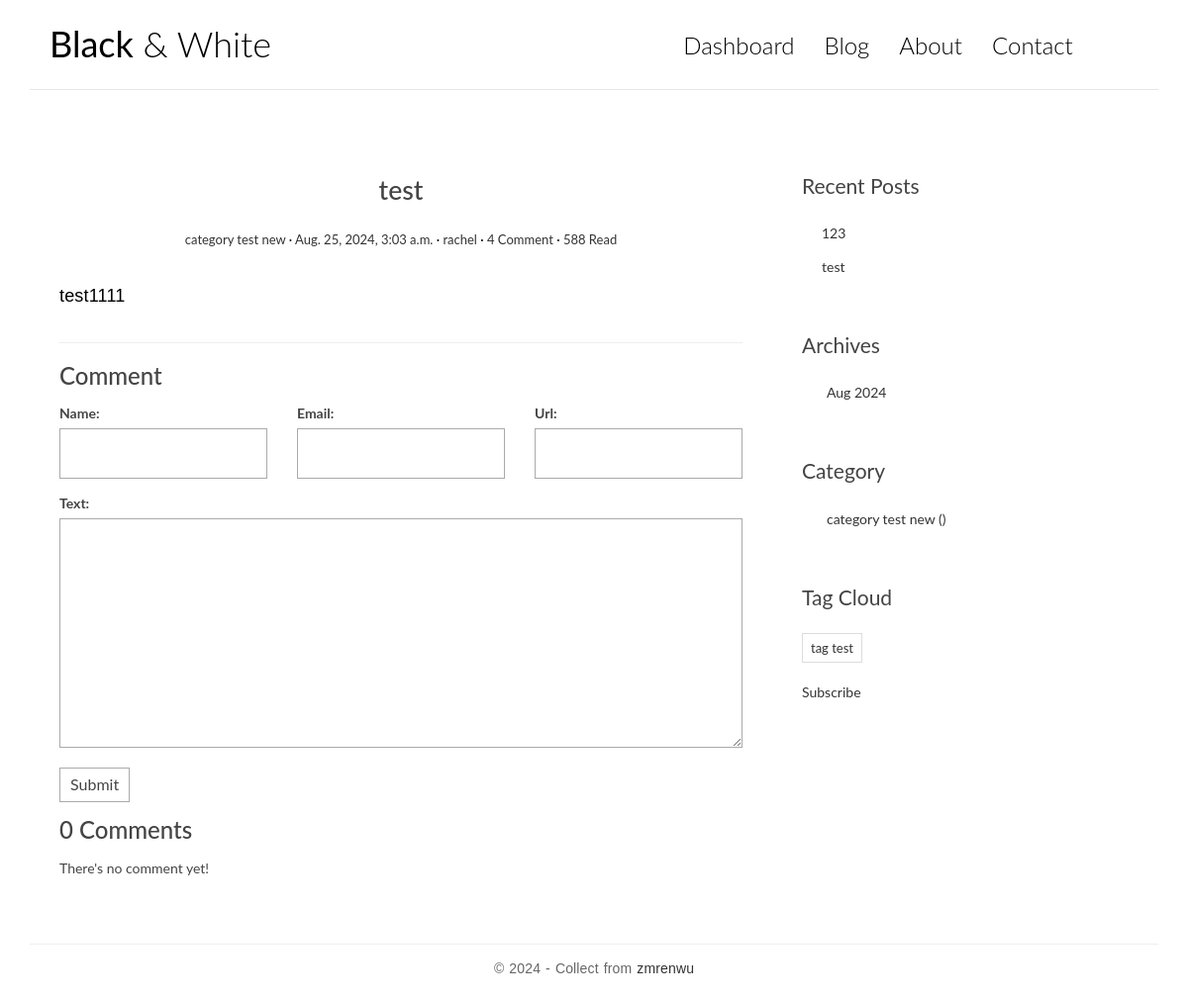
The page /post/2 on the database as committed earlier.
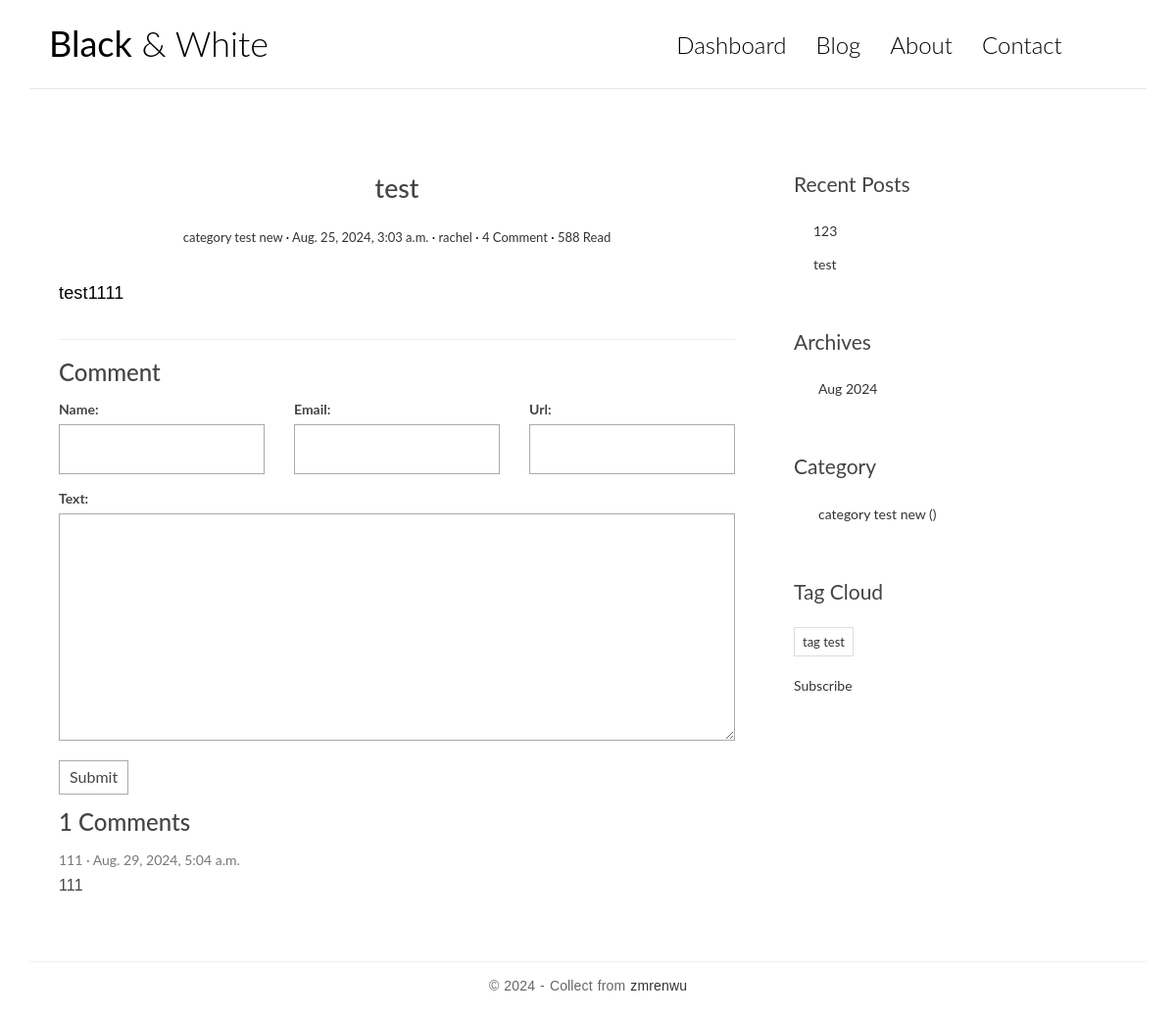
The same page on the database as committed later.
### blog/models.py (models this page shows, shortened)
class Post(models.Model):
    title = models.CharField(max_length=70)
    body = models.TextField()
    created_time = models.DateTimeField(default=timezone.now)
    modified_time = models.DateTimeField()
    excerpt = models.CharField(max_length=200, blank=True)
    category = models.ForeignKey(Category, on_delete=models.CASCADE)
    tags = models.ManyToManyField(Tag, blank=True)
    author = models.ForeignKey(User, on_delete=models.CASCADE)
    def get_absolute_url(self):
        return reverse('blog:detail', kwargs={'pk': self.pk})

class Category(models.Model):
    name = models.CharField(max_length=100)

class Tag(models.Model):
    name = models.CharField(max_length=100)

### comments/models.py (models this page shows, shortened)
class Comment(models.Model):
    name = models.CharField(max_length=100)
    email = models.EmailField(max_length=255)
    url = models.URLField(blank=True)
    text = models.TextField()
    created_time = models.DateTimeField(default=timezone.now)
    post = models.ForeignKey('blog.Post', on_delete=models.CASCADE)

### blog/views.py (the view)
# urls.py: path('post/<int:pk>', views.detail, name='detail'),
def detail(request, pk):
    post = get_object_or_404(Post, pk=pk)
    md = markdown.Markdown(extensions=[
                                'markdown.extensions.extra',
                                'markdown.extensions.codehilite',
                                TocExtension(),
                          ])
    post.body = md.convert(post.body)
    m = re.search(r'<div class="toc">\s*<ul>(.*)</ul>\s*</div>', md.toc, re.S)
    post.toc = m.group(1) if m is not None else ''
    return render(request, 'blog/detail.html', context={'post': post})

### comments/forms.py
class CommentForm(forms.ModelForm):
    class Meta:
        model = Comment
        fields = ['name', 'email', 'url', 'text']

### blog/templatetags/blog_extras.py (called while the page is built)
@register.inclusion_tag('blog/inclusions/_recent_posts.html', takes_context=True)
def show_recent_posts(context, num=5):
    return {
        'recent_post_list': Post.objects.all().order_by('-created_time')[:num],
    }

@register.inclusion_tag('blog/inclusions/_archives.html', takes_context=True)
def show_archives(context):
    return {
        'date_list': Post.objects.dates('created_time', 'month', order='DESC'),
    }

@register.inclusion_tag('blog/inclusions/_categories.html', takes_context=True)
def show_categories(context):
    return {
        'category_list': Category.objects.all(),
    }

@register.inclusion_tag('blog/inclusions/_tags.html', takes_context=True)
def show_tags(context):
    return {
        'tag_list': Tag.objects.all(),
    }

### comments/templatetags/comments_extras.py (called while the page is built)
@register.inclusion_tag('comments/inclusions/_form.html', takes_context=True)
def show_comment_form(context, post, form=None):
    if form is None:
        form = CommentForm()
    return {
        'form': form,
        'post': post,
    }

@register.inclusion_tag('comments/inclusions/_list.html', takes_context=True)
def show_comments(context, post):
    comment_list = post.comment_set.all().order_by('-created_time')
    comment_count = comment_list.count()
    return {
        'comment_list': comment_list,
        'comment_count': comment_count,
    }

### templates/blog/detail.html (shortened to what this page needs)
{% extends 'base.html' %}
{% load comments_extras %}
{% block main %}
  <article class="post post-{{ post.pk }}">
    <header class="entry-header">
      <h1 class="entry-title">{{ post.title }}</h1>
      <div class="entry-meta">
        <span class="post-category"><a href="#">{{ post.category.name }}</a></span>
        <span class="post-date"><a href="#"><time class="entry-date"
                                                  datetime="{{ post.created_time }}">{{ post.created_time }}</time></a></span>
        <span class="post-author"><a href="#">{{ post.author }}</a></span>
        <span class="comments-link"><a href="#">4 Comment</a></span>
        <span class="views-count"><a href="#">588 Read</a></span>
      </div>
    </header>
    <div class="entry-content clearfix">
      {{ post.body | safe }}
    </div>
  </article>
  <section class="comment-area" id="comment-area">
    <hr>
    <h3>Comment</h3>
    {% show_comment_form post %}
    <div class="comment-list">
      {% show_comments post %}
    </div>
  </section>
{% endblock main %}

### templates/base.html (shortened to what this page needs)
{% load static %}
{% load blog_extras %}
<!DOCTYPE html>
<html>
<head>
    <link rel="stylesheet" href="http://code.ionicframework.com/ionicons/2.0.1/css/ionicons.min.css">
    <link rel="stylesheet" href="{% static 'blog/css/bootstrap.min.css' %}">
    <link rel="stylesheet" href="{% static 'blog/css/pace.css' %}">
    <link rel="stylesheet" href="{% static 'blog/css/custom.css' %}">
    <link href="https://cdn.bootcss.com/highlight.js/9.15.8/styles/github.min.css" rel="stylesheet">
</head>
<body>
<div class="container">
    <header id="site-header">
        <div class="row">
            <div class="col-md-4 col-sm-5 col-xs-8">
                <div class="logo">
                    <h1><a href="index.html"><b>Black</b> &amp; White</a></h1>
                </div>
            </div>
            <div class="col-md-8 col-sm-7 col-xs-4">
                <nav class="main-nav" role="navigation">
                    <div class="collapse navbar-collapse" id="bs-example-navbar-collapse-1">
                        <ul class="nav navbar-nav navbar-right">
                            <li class="cl-effect-11"><a href="index.html" data-hover="Dashboard">Dashboard</a></li>
                            <li class="cl-effect-11"><a href="full-width.html" data-hover="Blog">Blog</a></li>
                            <li class="cl-effect-11"><a href="about.html" data-hover="About">About</a></li>
                            <li class="cl-effect-11"><a href="contact.html" data-hover="Contact">Contact</a></li>
                        </ul>
                    </div>
                </nav>
            </div>
        </div>
    </header>
</div>
<div class="content-body">
    <div class="container">
        <div class="row">
            <main class="col-md-8">
                {% block main %}{% endblock main %}
            </main>
            <aside class="col-md-4">
                {% show_recent_posts %}
                {% show_archives %}
                {% show_categories %}
                {% show_tags %}
                <div class="res" style="margin-top: 10px;">
                    <a href=''> Subscribe</a>
                </div>
            </aside>
        </div>
    </div>
</div>
<footer id="site-footer">
    <div class="container">
        <div class="row">
            <div class="col-md-12">
                <p class="copyright">&copy 2024 - Collect from <a href="http://zmrenwu.com/"
                                                        target="_blank" title="Template">zmrenwu</a>
                </p>
            </div>
        </div>
    </div>
</footer>
</body>
</html>

### templates/comments/inclusions/_form.html (shortened to what this page needs)
<form action="{% url 'comments:comment' post.pk %}" method="post" class="comment-form">
    <div class="row">
      <div class="col-md-4">
        <label for="{{ form.name.id_for_label }}">{{ form.name.label }}: </label>
        {{ form.name }}
      </div>
      <div class="col-md-4">
        <label for="{{ form.email.id_for_label }}">{{ form.email.label }}: </label>
        {{ form.email }}
      </div>
      <div class="col-md-4">
        <label for="{{ form.url.id_for_label }}">{{ form.url.label }}: </label>
        {{ form.url }}
      </div>
      <div class="col-md-12">
        <label for="{{ form.text.id_for_label }}">{{ form.text.label }}: </label>
        {{ form.text }}
        <button type="submit" class="comment-btn">Submit</button>
      </div>
    </div>
  </form>

### templates/comments/inclusions/_list.html
<h3><span>{{ comment_count }}</span> Comments</h3>
<ul class="comment-list list-unstyled">
    {% for comment in comment_list %}
        <li class="comment-item">
        <span class="nickname">{{ comment.name }}</span>
        <time class="submit-date" datetime="{{ comment.created_time }}">{{ comment.created_time }}</time>
        <div class="text">
            {{ comment.text|linebreaks }}
        </div>
        </li>
    {% empty %}
        There's no comment yet!
    {% endfor %}
</ul>

### templates/blog/inclusions/_recent_posts.html
<div class="widget widget-recent-posts">
    <h3 class="widget-title">Recent Posts</h3>
    <ul>
        {% for post in recent_post_list %}
            <li>
                <a href="{{ post.get_absolute_url }}">{{ post.title }}</a>
            </li>
        {% empty %}
            <li>There's no recent post yet!</li>
        {% endfor %}
    </ul>

### templates/blog/inclusions/_archives.html
<div class="widget widget-archives">
    <h3 class="widget-title">Archives</h3>
    <ul>
        {% for date in date_list %}
            <li>
                <a href="{% url 'blog:archives' date.year date.month %}">{{ date|date:"b"|capfirst }} {{ date.year }}</a>
            </li>
        {% empty %}
            <li>There's no archives yet!</li>
        {% endfor %}
    </ul>
</div>

### templates/blog/inclusions/_categories.html
<div class="widget widget-category">
    <h3 class="widget-title">Category</h3>
    <ul>
        {% for category in category_list %}
            <li>
                <a href="{% url 'blog:category' category.pk %}">{{ category.name }} <span class="post-count">({{ category.post_count }})</span></a>
            </li>
        {% empty %}
            <li>There's no category yet!</li>
        {% endfor %}
    </ul>
</div>

### templates/blog/inclusions/_tags.html
<div class="widget widget-tag-cloud">
    <h3 class="widget-title">Tag Cloud</h3>
    <ul>
        {% for tag in tag_list %}
            <li>
                <a href="{% url 'blog:tag' tag.pk %}">{{ tag.name }}</a>
            </li>
        {% empty %}
            <li>There's no tag yet!</li>
        {% endfor %}
    </ul>

### blog/static/blog/css/custom.css (style rules this page uses)
* { outline: none; }
h1, h2, h3, h4, h5, h6 { margin-top: 0; }
b { font-weight: 400; }
a { color: #333; }
body { color: #444; font-family: 'Lato', sans-serif; }
p { font-family: 'Ubuntu', sans-serif; font-weight: 400; word-spacing: 1px; letter-spacing: 0.01em; }
#site-header { background-color: #FFF; padding: 25px 20px; margin-bottom: 40px; border-bottom: 1px solid #e7e7e7; }
.logo h1 a { color: #000; }
.logo h1 { margin: 0; font-family: 'Lato', sans-serif; font-weight: 300; }
.main-nav { margin-top: 11px; max-width: 95%; }
.main-nav a { color: #000000 !important; padding: 0 0 5px 0 !important; margin-right: 30px; font-family: 'Lato', sans-serif; font-weight: 300; font-size: 24px; }
.cl-effect-11 a { padding: 10px 0; color: #0972b4; text-shadow: none; }
.cl-effect-11 a::before { position: absolute; top: 0; left: 0; overflow: hidden; padding: 0 0 5px 0 !important; max-width: 0; border-bottom: 1px solid #000; color: #000; content: attr(data-hover); white-space: nowrap; -webkit-transition: max-width 0.5s; -moz-transition: max-width 0.5s; transition: max-width 0.5s; }
.content-body { padding-bottom: 4em; }
.post { background: #fff; padding: 30px 30px 0; }
.entry-title { text-align: center; font-size: 1.9em; margin-bottom: 20px; line-height: 1.6; padding: 10px 20px 0; }
.entry-meta { text-align: center; color: #DDDDDD; font-size: 13px; margin-bottom: 30px; }
.entry-content { font-size: 18px; line-height: 1.9; font-weight: 300; color: #000; }
.post-category::after, .post-date::after, .post-author::after, .comments-link::after { content: ' ·'; color: #000; }
.widget { background: #fff; padding: 30px 0 0; }
.widget-title { font-size: 1.5em; margin-bottom: 20px; line-height: 1.6; padding: 10px 0 0; font-weight: 400; }
.widget-recent-posts ul { padding: 0; margin: 0; padding-left: 20px; }
.widget-recent-posts ul li { list-style-type: none; position: relative; line-height: 170%; margin-bottom: 10px; }
.widget-recent-posts ul li::before { content: '\f3d3'; font-family: "Ionicons"; position: absolute; left: -17px; top: 3px; font-size: 16px; color: #000; }
.widget-archives ul { padding: 0; margin: 0; padding-left: 25px; }
.widget-archives ul li { list-style-type: none; position: relative; line-height: 170%; margin-bottom: 10px; }
.widget-archives ul li::before { content: '\f3f3'; font-family: "Ionicons"; position: absolute; left: -25px; top: 1px; font-size: 16px; color: #000; }
.widget-category ul { padding: 0; margin: 0; padding-left: 25px; }
.widget-category ul li { list-style-type: none; position: relative; line-height: 170%; margin-bottom: 10px; }
.widget-category ul li::before { content: '\f3fe'; font-family: "Ionicons"; position: absolute; left: -25px; top: 1px; font-size: 18px; color: #000; }
.widget-tag-cloud ul { padding: 0; margin: 0; margin-right: -10px; }
.widget-tag-cloud ul li { list-style-type: none; font-size: 13px; display: inline-block; margin-right: 10px; margin-bottom: 10px; padding: 3px 8px; border: 1px solid #ddd; }
#site-footer { padding-top: 10px; padding: 0 0 1.5em 0; }
.copyright { text-align: center; padding-top: 1em; margin: 0; border-top: 1px solid #eee; color: #666; }
.contact-form input, .comment-form input { border: 1px solid #aaa; margin-bottom: 15px; width: 100%; padding: 15px 15px; font-size: 16px; line-height: 100%; transition: 0.4s border-color linear; }
.contact-form textarea, .comment-form textarea { border: 1px solid #aaa; margin-bottom: 15px; width: 100%; padding: 15px 15px; font-size: 16px; line-height: 20px !important; min-height: 183px; transition: 0.4s border-color linear; }
.comment-area { padding: 0 30px 0; }
.comment-form { margin-top: 15px; }
.comment-form .comment-btn { background-color: #fff; border: 1px solid #aaa; font-size: 16px; padding: 5px 10px; }
.comment-list { margin-top: 15px; }
.comment-item .nickname, .comment-item .submit-date { color: #777; font-size: 14px; }
.comment-item .nickname:after { content: ' ·'; }
.comment-item .text { padding-top: 5px; font-size: 16px; }

Rows that differ between the two databases and show on the page:
added Comment: name "111", created_time "Aug. 29, 2024, 5:04 a.m.", text "111"
Other text that changed with them:
{{ comment_count }}: "0" → "1"
text no longer shown: "There's no comment yet!"
